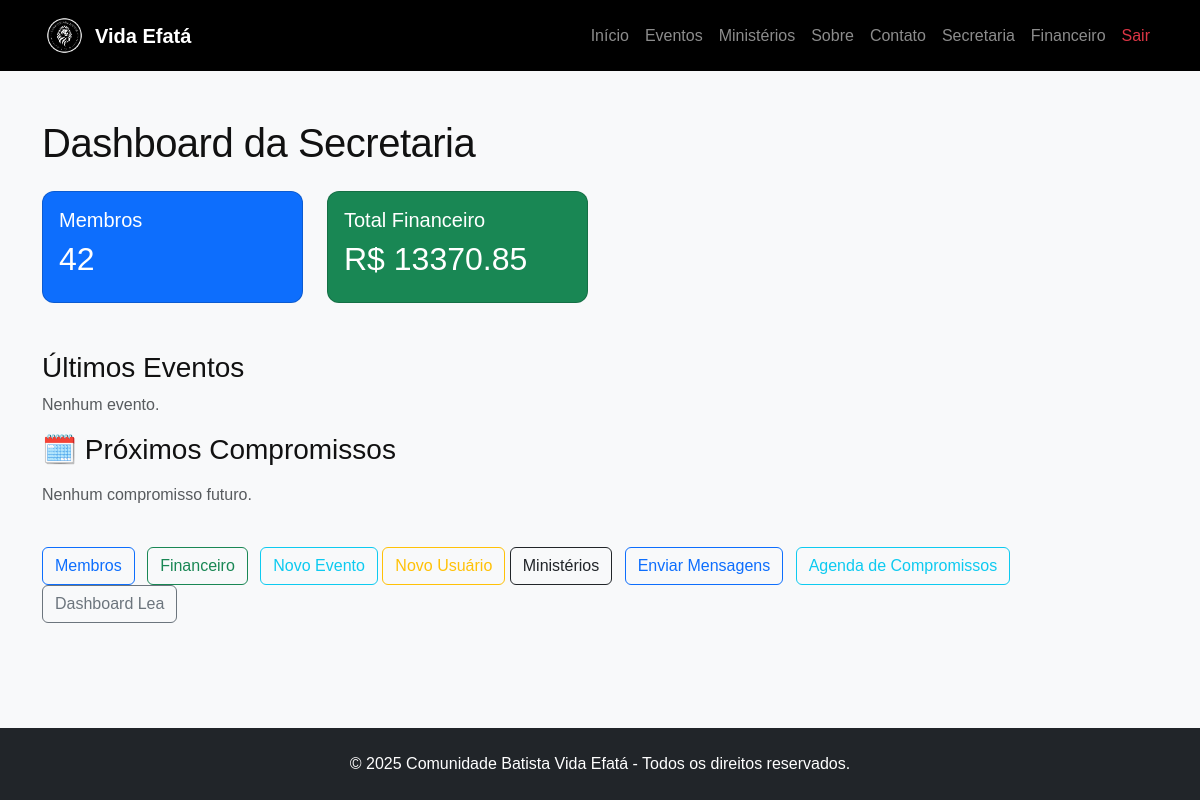
The page /secretaria (signed in) on the database as committed earlier.
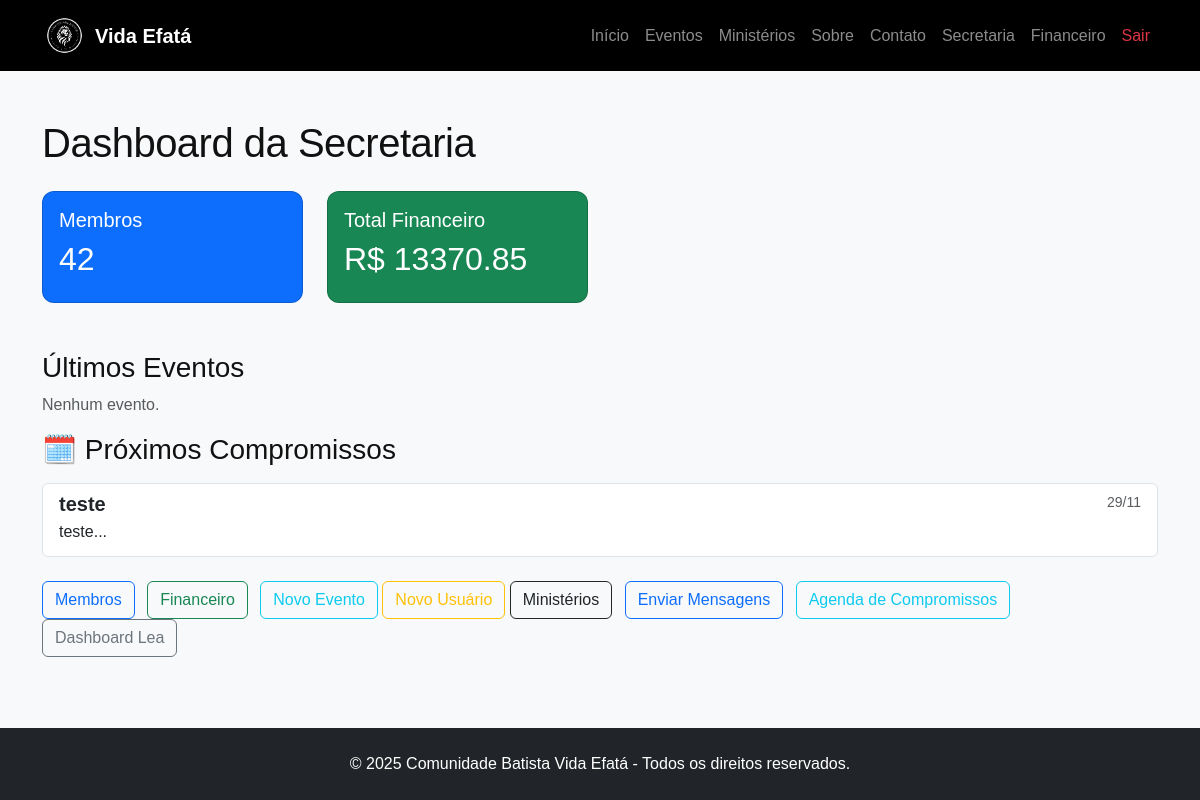
The same page on the database as committed later.
### app.py (models this page shows, shortened)
class Compromisso(db.Model):
    __tablename__ = 'compromisso'
    id = db.Column(db.Integer, primary_key=True)
    titulo = db.Column(db.String(100), nullable=False)
    descricao = db.Column(db.Text)
    data = db.Column(db.Date, nullable=False)
    hora = db.Column(db.String(20))
    local = db.Column(db.String(100))
    membro_id = db.Column(db.Integer, db.ForeignKey('membro.id'), nullable=True)
    user_id = db.Column(db.Integer, db.ForeignKey('user.id'), nullable=True)
    criado_em = db.Column(db.DateTime, default=datetime.utcnow)
    membro = db.relationship('Membro', backref='compromissos', lazy=True)
    user = db.relationship('User', backref='compromissos', lazy=True)

### app.py (the view)
@app.route('/secretaria')
@login_required
def secretaria():
    if current_user.nivel_acesso > 2:
        flash("Acesso restrito.", "danger")
        return redirect(url_for('index'))
    membros_count = Membro.query.count()
    transacoes_total = db.session.query(func.sum(Transacao.valor)).scalar() or 0
    eventos = Evento.query.order_by(Evento.data.desc()).limit(5).all()
    compromissos = Compromisso.query.filter(Compromisso.data >= datetime.now().date())\
        .order_by(Compromisso.data.asc()).limit(5).all()
    return render_template('secretaria/secretaria_dashboard.html',
                           membros_count=membros_count,
                           transacoes_total=transacoes_total,
                           eventos=eventos,
                           compromissos=compromissos)

### app.py (called while the page is built)
@login_manager.user_loader
def load_user(user_id):
    return User.query.get(int(user_id))

@app.context_processor
def inject_year():
    return {'current_year': datetime.now().year}

### templates/secretaria/secretaria_dashboard.html (shortened to what this page needs)
{% extends "base.html" %}
{% block content %}
<div class="container py-5">
    <h1 class="mb-4">Dashboard da Secretaria</h1>
    <div class="row g-4 mb-5">
        <div class="col-md-3">
            <div class="card text-white bg-primary">
                <div class="card-body">
                    <h5>Membros</h5>
                    <h2>{{ membros_count }}</h2>
                </div>
            </div>
        </div>
        <div class="col-md-3">
            <div class="card text-white bg-success">
                <div class="card-body">
                    <h5>Total Financeiro</h5>
                    <h2>R$ {{ "%.2f"|format(transacoes_total) }}</h2>
                </div>
            </div>
        </div>
    </div>
    <h3>Últimos Eventos</h3>
    <div class="list-group">
        {% for e in eventos %}
        <a href="#" class="list-group-item list-group-item-action">
            <div class="d-flex w-100 justify-content-between">
                <h5 class="mb-1">{{ e.titulo }}</h5>
                <small>{{ e.data.strftime('%d/%m') }}</small>
            </div>
            <p class="mb-1">{{ e.descricao[:80] }}...</p>
        </a>
        {% else %}
        <p class="text-muted">Nenhum evento.</p>
        {% endfor %}
    </div>
<h3 class="mb-3">🗓️ Próximos Compromissos</h3>
<div class="list-group mb-4">
    {% for comp in compromissos %}
    <a href="{{ url_for('detalhes_compromisso', id=comp.id) }}" class="list-group-item list-group-item-action">
        <div class="d-flex w-100 justify-content-between">
            <h5 class="mb-1 fw-semibold">{{ comp.titulo }}</h5>
            <small class="text-muted">{{ comp.data.strftime('%d/%m') }}</small>
        </div>
        <p class="mb-1">
            {{ comp.descricao[:80] if comp.descricao else 'Sem descrição' }}...
        </p>
    </a>
    {% else %}
    <p class="text-muted">Nenhum compromisso futuro.</p>
    {% endfor %}
</div>
    <div class="mt-4">
        <a href="{{ url_for('listar_membros') }}" class="btn btn-outline-primary me-2">Membros</a>
        <a href="{{ url_for('financeiro') }}" class="btn btn-outline-success me-2">Financeiro</a>
        <a href="{{ url_for('novo_evento') }}" class="btn btn-outline-info">Novo Evento</a>
        <a href="{{ url_for('novo_usuario') }}" class="btn btn-outline-warning">Novo Usuário</a>
        <a href="{{ url_for('listar_ministerios') }}" class="btn btn-outline-dark me-2">Ministérios</a>
        <a href="{{ url_for('enviar_mensagem') }}" class="btn btn-outline-primary me-2">Enviar Mensagens</a>
        <a href="{{ url_for('agenda') }}" class="btn btn-outline-info me-2">Agenda de Compromissos</a>
        <a href="{{ url_for('lea_dashboard') }}" class="btn btn-outline-secondary me-2">Dashboard Lea</a>
    </div>
</div>
{% endblock %}

Rows that differ between the two databases and show on the page:
added Compromisso: titulo "teste", data "29/11", descricao "teste"
Other text that changed with them:
text no longer shown: "Nenhum compromisso futuro."
